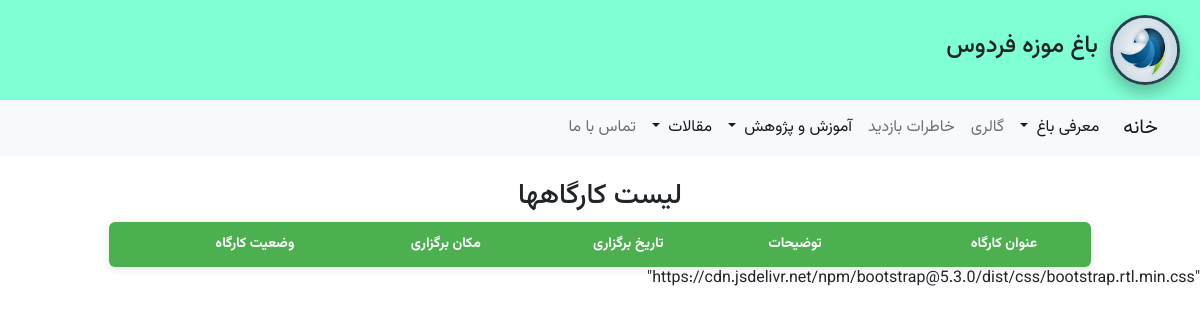
The app's page /workshop/workshop_list/, older data.
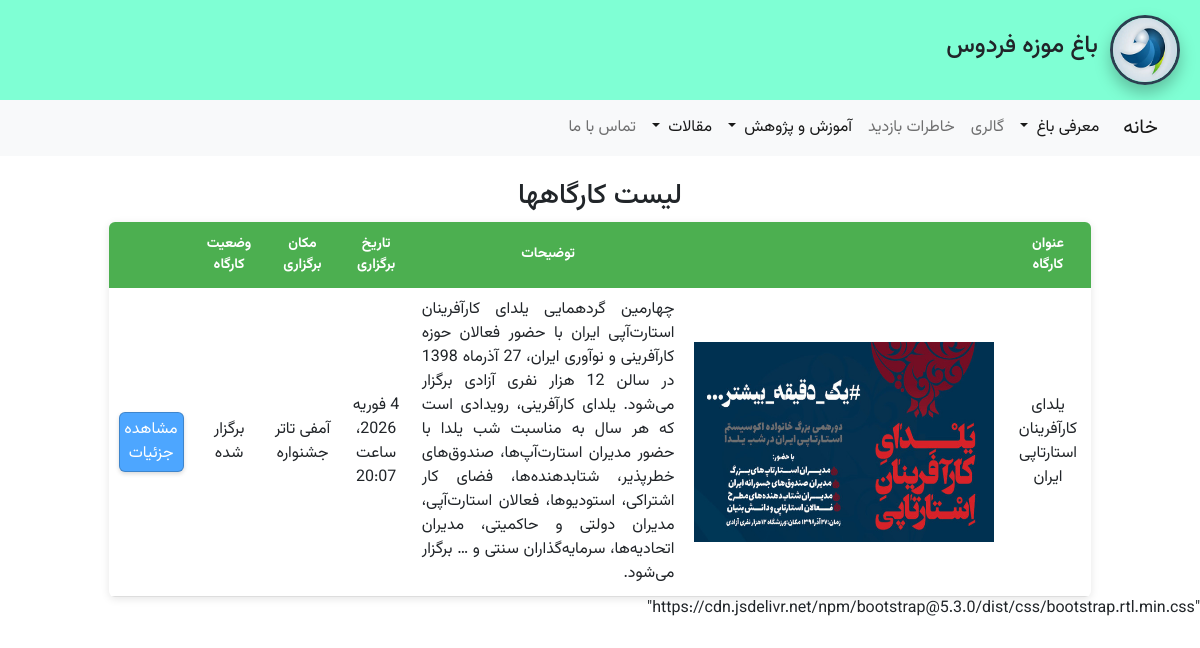
The same page, newer data.
### apps/workshop/models.py (models this page shows, shortened)
class Workshop (models.Model):
    id = models.AutoField(primary_key=True , verbose_name='کد کارگاه')
    title = models.CharField(max_length=200 , verbose_name='عنوان کارگاه')
    main_image = models.ImageField(upload_to=workshop_image_path, verbose_name='تصویر اصلی')
    date_event = models.DateTimeField(default=timezone.now , verbose_name='تاریخ و زمان برگزاری ')
    location = models.CharField(max_length=200 , verbose_name='مکان برگزاری')
    teacher = models.CharField(max_length=200 , verbose_name='مدرس')
    description = models.TextField(verbose_name='اطلاعات کارگاه ')
    register_way = models.TextField(verbose_name='نحوه ثبت نام')
    report_text = models.TextField(default='null' , null=True , verbose_name='متن گزارش کارگاه ')
    num_of_visit = models.IntegerField(default=0 , verbose_name='تعداد بازدید از گزارش')
    register_date = models.DateTimeField(default=timezone.now , verbose_name='تاریخ ثبت')
    is_active = models.BooleanField(default=False , verbose_name='وضعیت فعال / غیر فعال')
    workshop_statue = models.ForeignKey(WorkshopStatus , on_delete=models.CASCADE , verbose_name='وضعیت کارگاه')
    class Meta:
        verbose_name = 'کارگاه'
        verbose_name_plural = 'کارگاهها'
        db_table = ''

class WorkshopStatus(models.Model):
    id = models.AutoField(primary_key=True , verbose_name='کد وضعیت کارگاه')
    title = models.CharField(max_length=200 , verbose_name='عنوان کارگاه')
    def __str__(self):
        return self.title
    class Meta :
        verbose_name = 'وضعیت کارگاه'
        verbose_name_plural = 'وضعیت کارگاهها '
        db_table = 't_Workshop_Status'

### apps/workshop/views.py (the view)
# urls.py: path('workshop_list/',views.workshop_list,name='workshop_list'),
def workshop_list(request):
    workshop = Workshop.objects.filter(is_active = True)
    context = {
        'workshop' : workshop,
        'media_url': settings.MEDIA_URL,
    }
    return render (request,'workshop_app/workshop_list.html',context)

### apps/main/views.py (called while the page is built)
def media_admin(request):
    return {'media_url':settings.MEDIA_URL,}

### templates/workshop_app/workshop_list.html (shortened to what this page needs)
{% extends 'base.html' %}
{% load static %}
{% block content %}
    <h3 style="text-align: center;">لیست کارگاهها</h3>
    <div class="container">
    <table id="mytable" class="display">
        <thead>
            <tr>
                <th style="text-align: center;">عنوان کارگاه</th>
                <th style="text-align: center;"></th>
                <th style="text-align: center;">توضیحات</th>
                <th style="text-align: center;">تاریخ برگزاری</th>
                <th style="text-align: center;">مکان برگزاری</th>
                <th style="text-align: center;">وضعیت کارگاه</th>
                <th></th>
            </tr>
        </thead>
        <tbody>
            {% for workshop in workshop %}
                <tr>
                    <td>{{ workshop.title }}</td>
                    <td>
                        <img src="{{media_url}}{{workshop.main_image}}" alt="" class="img-300">
                    </td>
                    <td style="text-align: justify;">{{ workshop.description }}</td>
                    <td>{{ workshop.date_event }}</td>
                    <td>{{ workshop.location }}</td>
                    <td>{{ workshop.workshop_statue }}</td>
                    <td>
                        {% if workshop.is_active and workshop.workshop_statue.id == 3 %}
                            <a href="{% url 'workshop:workshop_detaile' id=workshop.id %}" class="btn2">
                                مشاهده جزئیات
                            </a>
                        {% else %}
                            <a href="#" class="btn2 not-held">
                                مشاهده جزئیات
                            </a>
                        {% endif %}
                    </td>
                </tr>
            {% endfor %}
        </tbody>
    </table>
    </div>
    <link rel="stylesheet" href="{% static 'css/dataTables.min.css' %}">
{% endblock content %}

Row changes from the older to the newer data that the page shows:
added Workshop: title "یلدای کارآفرینان استارتاپی ایران", main_image (picture), description "چهارمین گردهمایی یلدای کارآفرینان استارت‌آپی ایران با حضور فعالان حوزه کارآفرینی و نوآوری ایران، 27 آذرماه 1398 در سالن 12 هزار نفری آزادی برگزار می‌شود. یلدای کارآفرینی، رویدادی است که هر سال به مناسبت شب یلدا با حضور مدیران استارت‌آپ‌ها، صندوق‌های خطرپذیر، شتابدهنده‌ها، فضای کار اشتراکی، استودیوها، فعالان استارت‌آپی، مدیران دولتی و حاکمیتی، مدیران اتحادیه‌ها، سرمایه‌گذاران سنتی و … برگزار می‌شود.", date_event "4 فوریه 2026، ساعت 20:07", location "آمفی تاتر جشنواره", workshop_statue "برگزار شده", is_active "مشاهده جزئیات"
